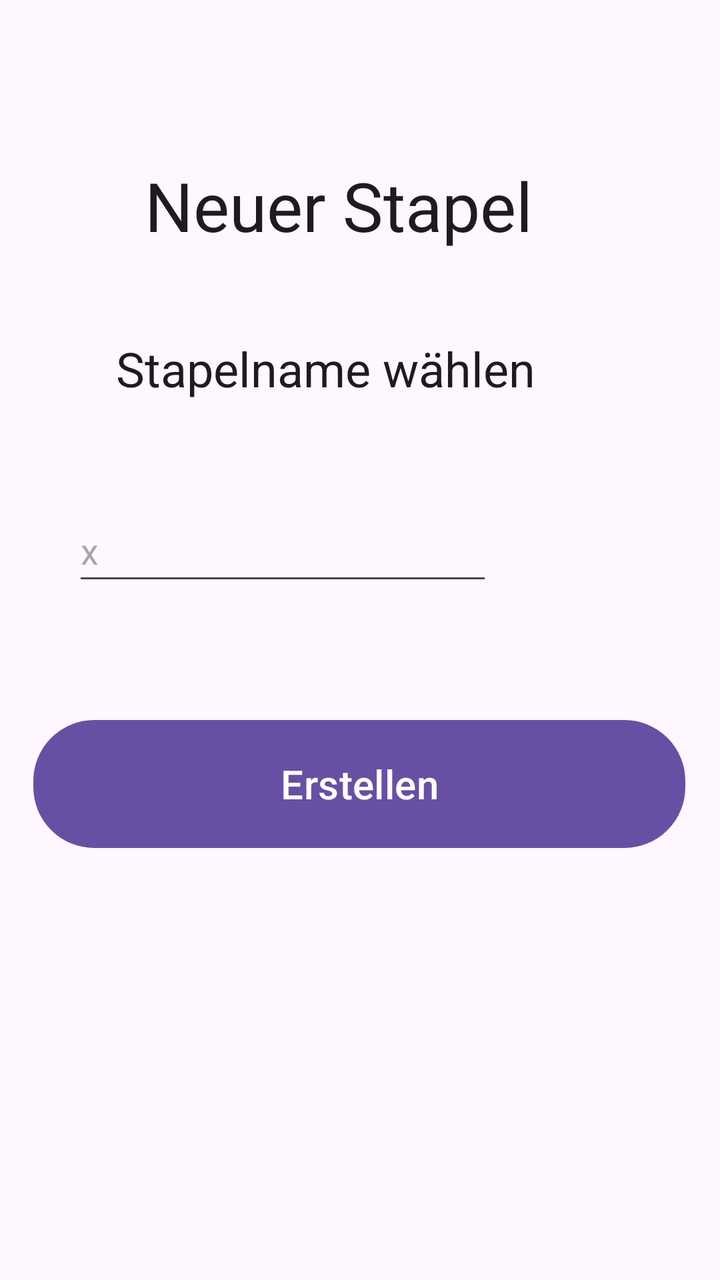
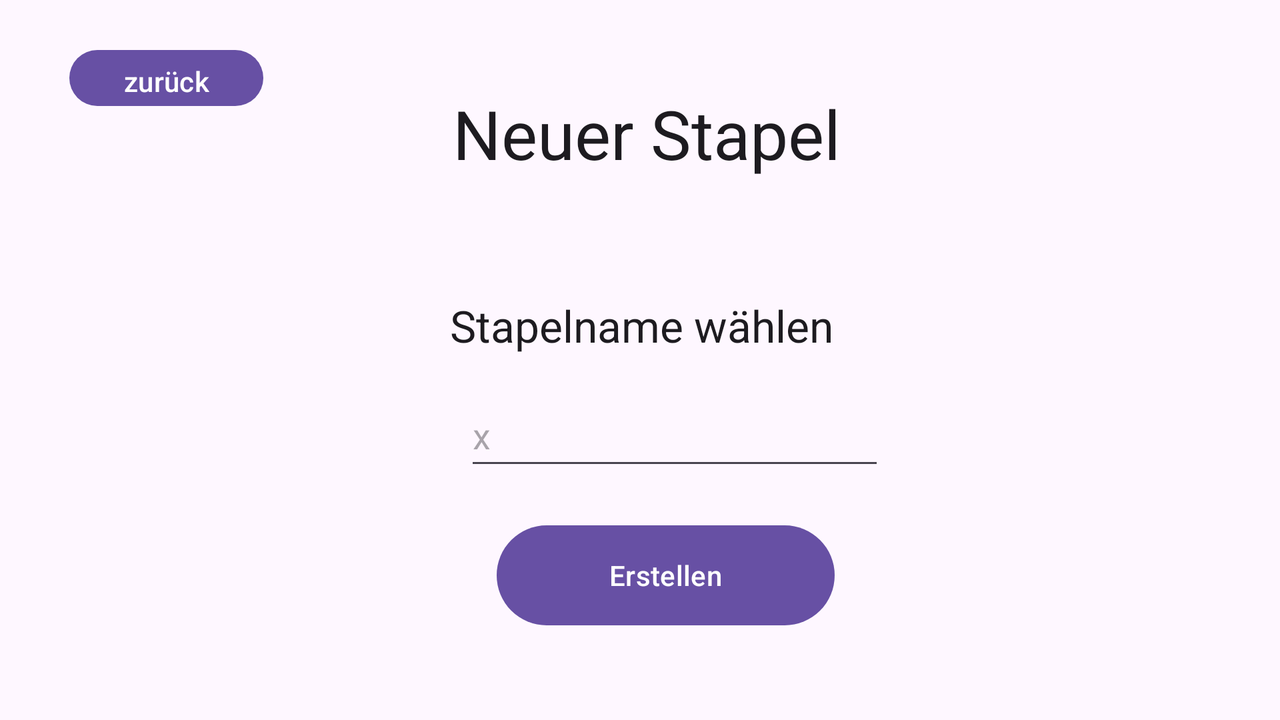

Two renders of one Android screen. The first uses the default layout on a phone; the second uses the alternative layout the repository ships for a different screen configuration, on a matching device. The two XML files are below.
<!-- AndroidManifest.xml: application theme Theme.HCI -->
<!-- res/layout/create_new_deck.xml -->
<?xml version="1.0" encoding="utf-8"?>
<androidx.constraintlayout.widget.ConstraintLayout xmlns:android="http://schemas.android.com/apk/res/android"
    xmlns:app="http://schemas.android.com/apk/res-auto"
    xmlns:tools="http://schemas.android.com/tools"
    android:id="@+id/buttonStapelerstellen"
    android:layout_width="match_parent"
    android:layout_height="match_parent">

    <TextView
        android:id="@+id/uberschriftNewDeck"
        android:layout_width="wrap_content"
        android:layout_height="wrap_content"
        android:layout_marginTop="80dp"
        android:layout_marginBottom="43dp"
        android:text="Neuer Stapel"
        android:textAlignment="center"
        android:textAppearance="@style/TextAppearance.AppCompat.Large"
        android:textSize="34sp"
        app:layout_constraintBottom_toTopOf="@+id/stapelName"
        app:layout_constraintEnd_toEndOf="parent"
        app:layout_constraintHorizontal_bias="0.435"
        app:layout_constraintStart_toStartOf="parent"
        app:layout_constraintTop_toTopOf="parent"
        app:layout_constraintVertical_bias="0.125" />

    <TextView
        android:id="@+id/stapelName"
        android:layout_width="wrap_content"
        android:layout_height="wrap_content"
        android:layout_marginStart="58dp"
        android:layout_marginTop="168dp"
        android:layout_marginEnd="125dp"
        android:layout_marginBottom="38dp"
        android:text="Stapelname wählen"
        android:textAppearance="@style/TextAppearance.AppCompat.Large"
        android:textSize="24sp"
        app:layout_constraintBottom_toTopOf="@+id/SearchViewYourStacks"
        app:layout_constraintEnd_toEndOf="parent"
        app:layout_constraintHorizontal_bias="0.0"
        app:layout_constraintStart_toStartOf="parent"
        app:layout_constraintTop_toTopOf="parent" />

    <EditText
        android:id="@+id/stapelnameNewStack"
        android:layout_width="wrap_content"
        android:layout_height="wrap_content"
        android:layout_marginStart="58dp"
        android:layout_marginTop="17dp"
        android:layout_marginEnd="143dp"
        android:layout_marginBottom="300dp"
        android:ems="10"
        android:hint="x"
        android:inputType="text"
        android:minHeight="48dp"
        app:layout_constraintBottom_toBottomOf="parent"
        app:layout_constraintEnd_toEndOf="parent"
        app:layout_constraintHorizontal_bias="0.428"
        app:layout_constraintStart_toStartOf="parent"
        app:layout_constraintTop_toBottomOf="@+id/stapelName"
        app:layout_constraintVertical_bias="0.434" />

    <Button
        android:id="@+id/erstellenButtonNewStack"
        android:layout_width="326dp"
        android:layout_height="64dp"
        android:background="@drawable/button_shape"
        android:text="Erstellen"
        android:textSize="20sp"
        app:layout_constraintBottom_toBottomOf="parent"
        app:layout_constraintEnd_toEndOf="parent"
        app:layout_constraintHorizontal_bias="0.494"
        app:layout_constraintStart_toStartOf="parent"
        app:layout_constraintTop_toBottomOf="@+id/stapelnameNewStack"
        app:layout_constraintVertical_bias="0.224" />

    <ImageButton
        android:id="@+id/backbtn"
        android:layout_width="wrap_content"
        android:layout_height="wrap_content"
        android:backgroundTint="#00FFFFFF"
        app:srcCompat="@drawable/back"
        tools:layout_editor_absoluteY="3dp" />

</androidx.constraintlayout.widget.ConstraintLayout>
<!-- resources referenced by this layout -->
<resources>
  <!-- drawable button_shape (drawable) -->
  <?xml version="1.0" encoding="UTF-8"?>
  <shape
      xmlns:android="http://schemas.android.com/apk/res/android">
      <stroke
          android:width="1dp"
          android:color="#505050"/>
      <corners
          android:radius="30dp" />
  
      <padding
          android:left="1dp"
          android:right="1dp"
          android:top="1dp"
          android:bottom="1dp"/>
  
      <solid android:color="#505050"/>
  
  </shape>
  <style name="Theme.HCI" parent="Base.Theme.HCI">
          <item name="colorPrimary">@color/Primary</item>
          <item name="colorPrimaryDark">@color/Primary</item>
          <item name="colorAccent">@color/Secondary</item>
          <item name="android:statusBarColor">@color/Primary</item>
      </style>
  <style name="Base.Theme.HCI" parent="Theme.Material3.DayNight.NoActionBar">
          
          
      </style>
  <color name="Primary">#6750a4</color>
  <color name="Secondary">#FFFFFFFF</color>
</resources>
<!-- res/layout-land/create_new_deck.xml (the repository's variant of the layout above) -->
<!-- drawn on the phone turned sideways -->
<?xml version="1.0" encoding="utf-8"?>
<androidx.constraintlayout.widget.ConstraintLayout xmlns:android="http://schemas.android.com/apk/res/android"
    xmlns:app="http://schemas.android.com/apk/res-auto"
    xmlns:tools="http://schemas.android.com/tools"
    android:id="@+id/buttonStapelerstellen"
    android:layout_width="match_parent"
    android:layout_height="match_parent">

    <TextView
        android:id="@+id/uberschriftNewDeck"
        android:layout_width="220dp"
        android:layout_height="50dp"
        android:layout_marginStart="125dp"
        android:layout_marginTop="44dp"
        android:layout_marginEnd="125dp"
        android:layout_marginBottom="38dp"
        android:text="Neuer Stapel"
        android:textAppearance="@style/TextAppearance.AppCompat.Large"
        android:textSize="34sp"
        app:layout_constraintBottom_toTopOf="@+id/SearchViewYourStacks"
        app:layout_constraintEnd_toEndOf="parent"
        app:layout_constraintHorizontal_bias="0.596"
        app:layout_constraintStart_toStartOf="parent"
        app:layout_constraintTop_toTopOf="parent" />

    <TextView
        android:id="@+id/stapelName"
        android:layout_width="247dp"
        android:layout_height="37dp"
        android:layout_marginStart="125dp"
        android:layout_marginTop="148dp"
        android:layout_marginEnd="125dp"
        android:layout_marginBottom="38dp"
        android:text="Stapelname wählen"
        android:textAppearance="@style/TextAppearance.AppCompat.Large"
        app:layout_constraintBottom_toTopOf="@+id/SearchViewYourStacks"
        app:layout_constraintEnd_toEndOf="parent"
        app:layout_constraintHorizontal_bias="0.7"
        app:layout_constraintStart_toStartOf="parent"
        app:layout_constraintTop_toTopOf="parent" />

    <EditText
        android:id="@+id/stapelnameNewStack"
        android:layout_width="wrap_content"
        android:layout_height="wrap_content"
        android:layout_marginStart="143dp"
        android:layout_marginTop="20dp"
        android:layout_marginEnd="143dp"
        android:layout_marginBottom="32dp"
        android:ems="10"
        android:hint="x"
        android:inputType="text"
        android:minHeight="48dp"
        app:layout_constraintBottom_toTopOf="@+id/erstellenButtonNewStack"
        app:layout_constraintEnd_toEndOf="parent"
        app:layout_constraintHorizontal_bias="0.621"
        app:layout_constraintStart_toStartOf="parent"
        app:layout_constraintTop_toBottomOf="@+id/stapelName" />

    <Button
        android:id="@+id/erstellenButtonNewStack"
        android:layout_width="169dp"
        android:layout_height="58dp"
        android:layout_marginStart="147dp"
        android:layout_marginTop="99dp"
        android:layout_marginEnd="129dp"
        android:layout_marginBottom="69dp"
        android:text="Erstellen"
        app:layout_constraintBottom_toBottomOf="parent"
        app:layout_constraintEnd_toEndOf="parent"
        app:layout_constraintHorizontal_bias="0.52"
        app:layout_constraintStart_toStartOf="parent"
        app:layout_constraintTop_toBottomOf="@+id/stapelName" />

    <Button
        android:id="@+id/back2"
        android:layout_width="97dp"
        android:layout_height="36dp"
        android:layout_marginStart="20dp"
        android:layout_marginTop="21dp"
        android:layout_marginEnd="32dp"
        android:layout_marginBottom="99dp"
        android:text="zurück"
        app:layout_constraintBottom_toTopOf="@+id/stapelName"
        app:layout_constraintEnd_toStartOf="@+id/uberschriftNewDeck"
        app:layout_constraintHorizontal_bias="0.188"
        app:layout_constraintStart_toStartOf="parent"
        app:layout_constraintTop_toTopOf="parent"
        app:layout_constraintVertical_bias="0.0"
        tools:ignore="TouchTargetSizeCheck" />
</androidx.constraintlayout.widget.ConstraintLayout>
<!-- resources referenced by the variant -->
<!-- as the phone turned sideways resolves them -->
<resources>
  <style name="Theme.HCI" parent="Base.Theme.HCI">
          <item name="colorPrimary">@color/Primary</item>
          <item name="colorPrimaryDark">@color/Primary</item>
          <item name="colorAccent">@color/Secondary</item>
          <item name="android:statusBarColor">@color/Primary</item>
      </style>
  <style name="Base.Theme.HCI" parent="Theme.Material3.DayNight.NoActionBar">
          
          
      </style>
  <color name="Primary">#6750a4</color>
  <color name="Secondary">#FFFFFFFF</color>
</resources>
